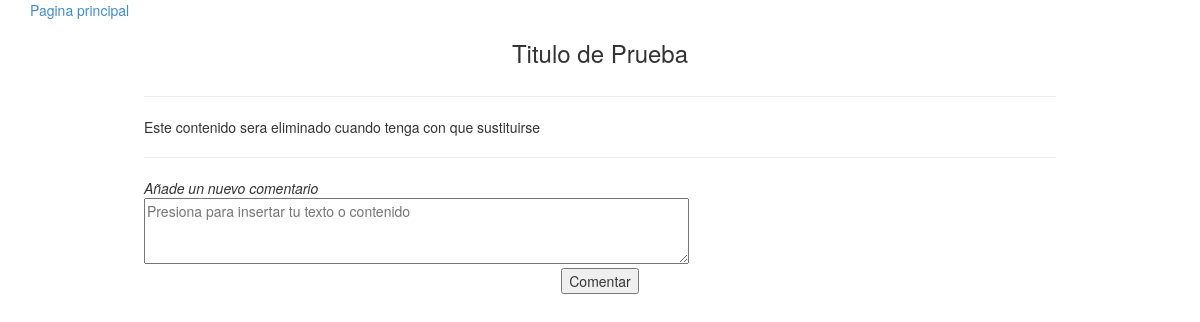
Screenshot of /ncomentario.php?ncomentario=1&prev=1 (signed in) with the database file from the repository.
### tables this page shows
CREATE TABLE `temas` (
  `id` int(11) NOT NULL AUTO_INCREMENT,
  `id_usuario` varchar(45) DEFAULT NULL,
  `titulo` varchar(45) DEFAULT NULL,
  `fecha_pub` timestamp NOT NULL DEFAULT CURRENT_TIMESTAMP ON UPDATE CURRENT_TIMESTAMP,
  `contenido` text,
  PRIMARY KEY (`id`)
);

### ncomentario.php (the view, shortened to what this page needs)
<?php
	$conexion=@mysql_connect(SQL_HOST, SQL_USER, SQL_PWD);
	if (isset($_GET['prev'])) {
		$sqlprev="SELECT * FROM temas WHERE id='".$_GET['prev']."'";
		$prevtemas=mysql_query($sqlprev, $conexion);
		$temasprev= mysql_fetch_array($prevtemas);
		$tema=$temasprev['titulo'];
		$contenidotema=$temasprev['contenido'];
	}
	else {
		$tema="";
		$contenidotema="";
	}
	if (isset($_GET['idcomentario'])) {
		$idcoment=$_GET['idcomentario'];
		$conexion=@mysql_connect(SQL_HOST, SQL_USER, SQL_PWD);
		@mysql_select_db(SQL_DB, $conexion) or die(mysql_error());
		$sql_editar= "SELECT * FROM comentarios where id='".$idcoment."';";
		$recordset1= mysql_query($sql_editar, $conexion) or die (mysql_error());
		$recordset= mysql_fetch_array($recordset1);
		$contenido=$recordset['comentario'];
		$iddecomentario=$recordset['id'];
	}
	else {
		$contenido="";
	}
 ?>
<!DOCTYPE HTML>
<html>
	<head>
	    <link href="css/bootstrap.min.css" rel="stylesheet">
	</head>
	<body>
		<div class="container">
			<a href="index.php">Pagina principal</a>
				<form action="ncomentario.php" method="POST" name="comentario2">
					<table width=80% align="center">
						<?php
							 echo "<tr><td align='center'><h3>".$tema."</h3></td></tr>
						<tr><td><hr></td></tr>
						<tr><td>".$contenidotema."</td></tr>
						<tr><td><hr></td></tr>";
						 ?>
						<tr><td><i>Añade un nuevo comentario</i></td></tr>
						<tr><td><textarea name="contenido" id="contenido" cols="70" rows="3" placeholder="Presiona para insertar tu texto o contenido"><?php echo $contenido; ?></textarea></td></tr>
						<tr><td align="center"><input type="submit" value="Comentar"></td></tr>
					</table>
				</form>
   		    </div>
	</body>
</html>

### rows the page displays
temas: titulo "Titulo de Prueba", contenido "Este contenido sera eliminado cuando tenga con que sustituirse"
